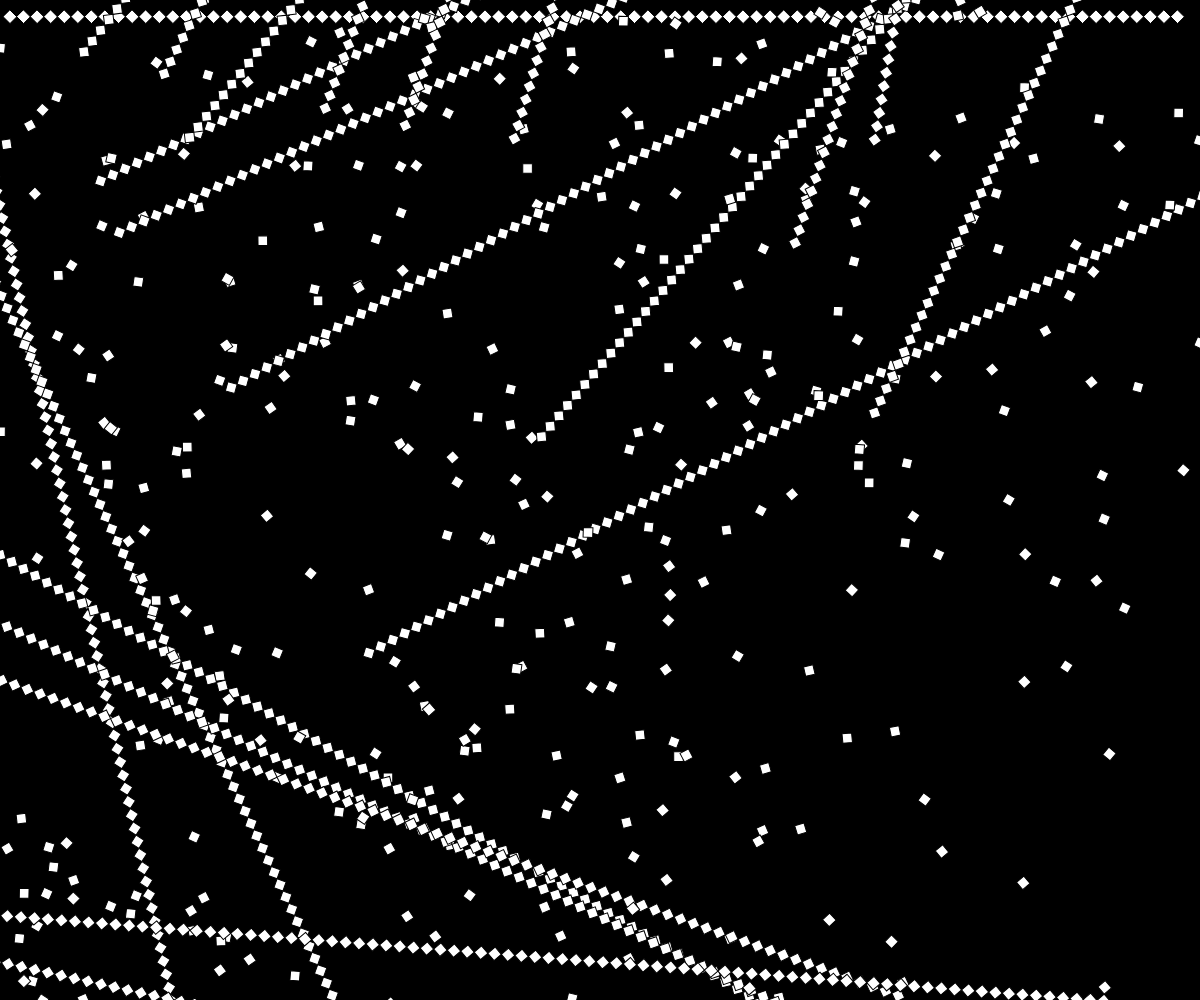
Frame 1 (no input)
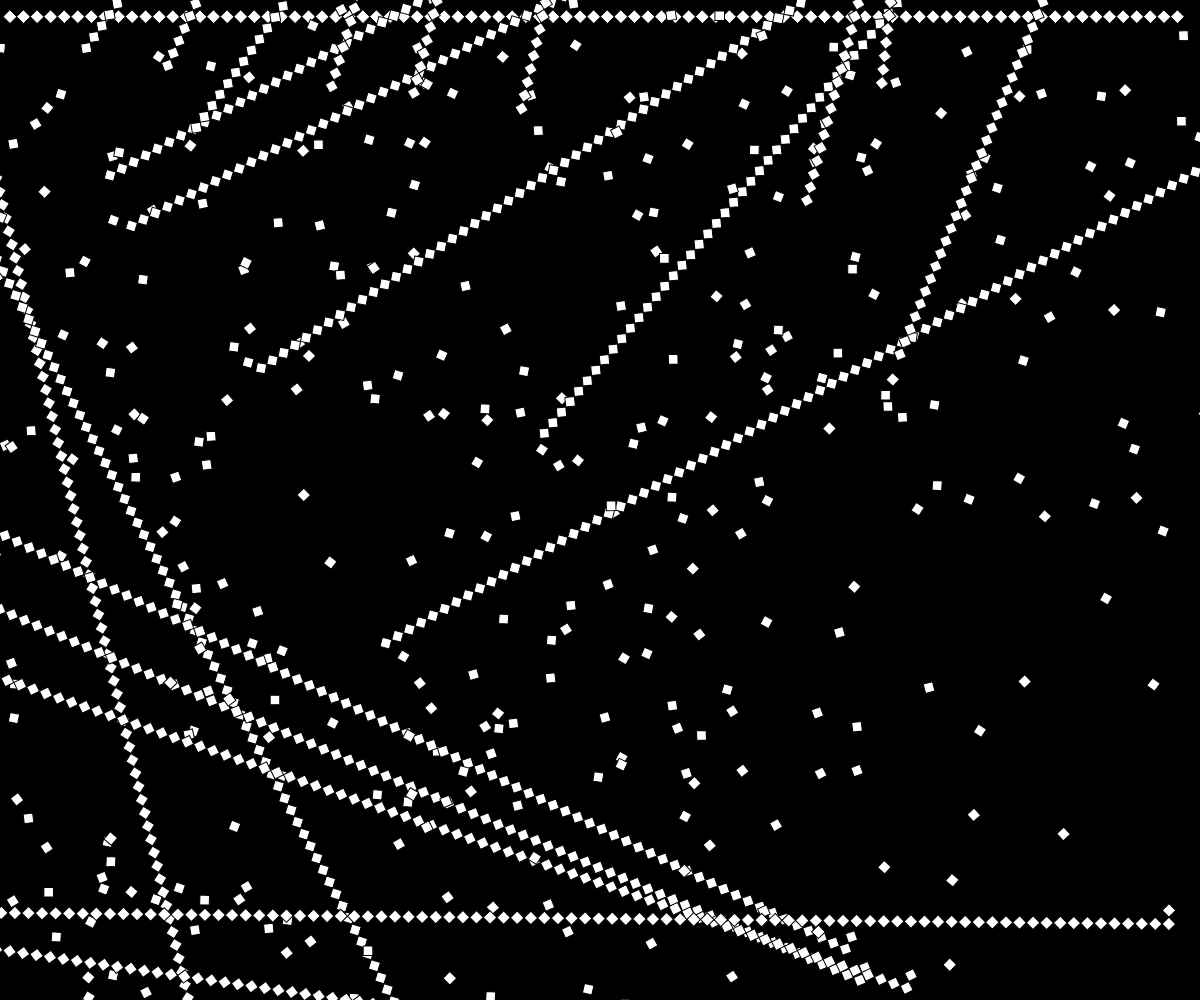
Frame 60 (no input)
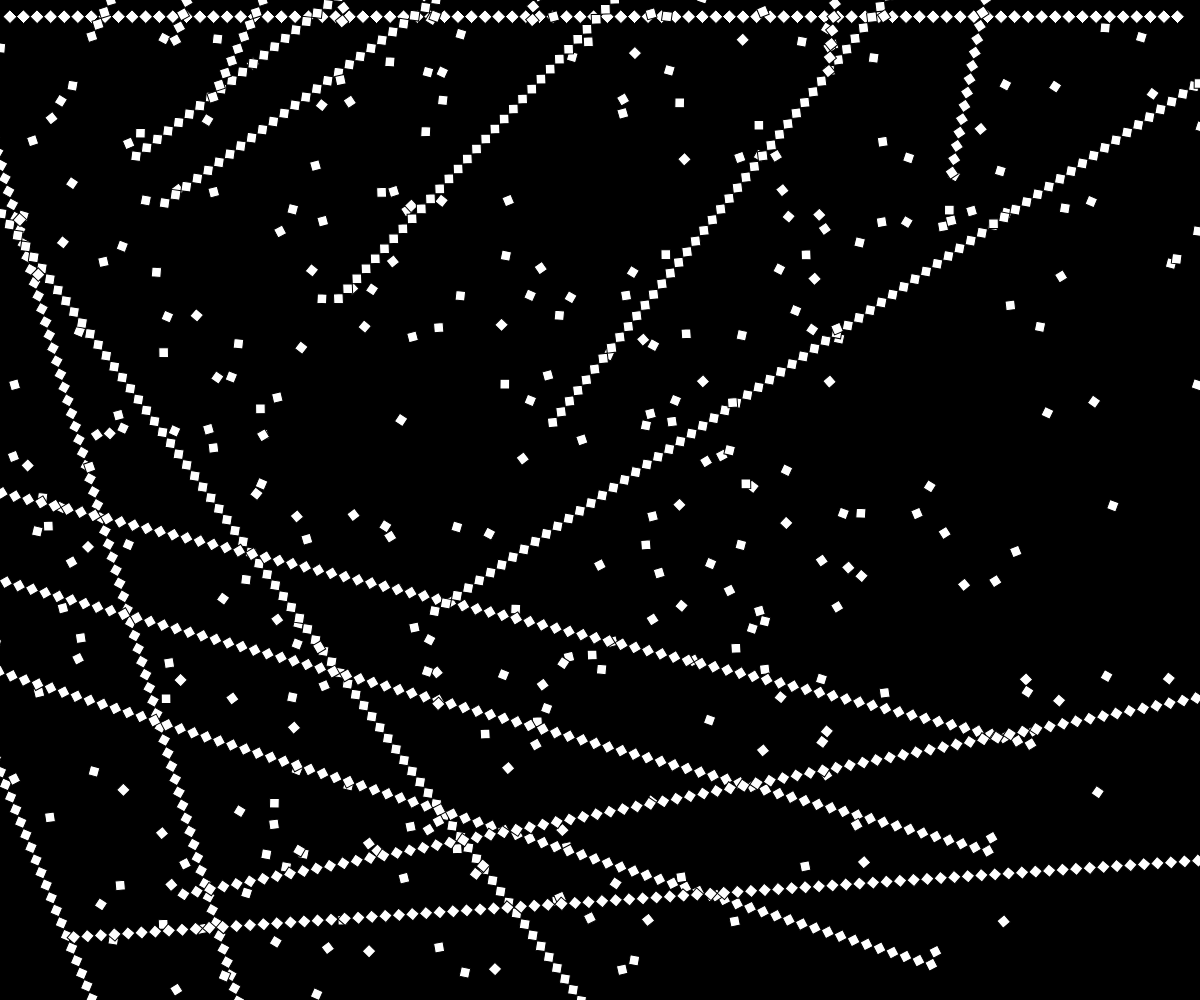
Frame 120 (the mouse pressed at the canvas centre since frame 60)

The p5.js sketch that drew these frames (run headless with seeded random() and noise() and a simulated clock; from frame 60 on, the mouse is pressed at the canvas centre):

// p5.js sketch
// ── sketch.js
/*
    title: 
    author: LenaMK
    date: 2023-02-08
    description: 
*/

var side //size of square
var diag //hypothénuse

var xoff, yoff, incx, incy, incz
var zoff = 0.0
//possibilité de rotate un ou des éléments
//repaire 0,0 en haut à gauche. Rotate tourne le repaire

var nbSquares = 125

var margin

function setup() { 
    colorMode(HSB, 360, 100, 100, 250);
    createCanvas(windowWidth, windowHeight); 

    var ratio = windowWidth/windowHeight

    if (ratio < 1)
        side = windowHeight/nbSquares
        ;
    else
        side = windowWidth/nbSquares; //size of square

    diag = Math.sqrt(side*side*2) //hypothénuse
    margin = 10

    yoff = 0.0
    xoff = 0.0
    incx = 0.2
    incy = 0.2
    incz = 0.01

} 
   
   

function draw() { 
     

    fill(0, 0, 100, 250);
    background(0, 0, 0)
    
    let line = true; 
    let alternate = false;

    off = 10
    yoff = 0.0
    for (let y = margin; y < (windowHeight-diag); y += diag){
        //line or  y height
        xoff = 0.0
        for ( let x = margin; x < (windowWidth-diag); x += diag){ 
            // column or x position
            xoff += incx

            angle = noise(xoff, yoff, zoff)
            if (alternate){
                if(line){
                    rotate(angle)
                    quad(x, y, x+diag/2, y+diag/2, x, y+diag, x-diag/2, y+diag/2)
                    line = false;
                    
                }
                else {
                    line = true
                    
                }
            }
            else {

                //rotate(angle)
                quad(x, y, x+diag/2, y+diag/2, x, y+diag, x-diag/2, y+diag/2)
            }
        }
        alternate = !alternate
        line = true
        yoff += incy
    }    

    //end of frame
    zoff += 0.0003;
} 


function windowResized() {
    resizeCanvas(windowWidth, windowHeight);
}
